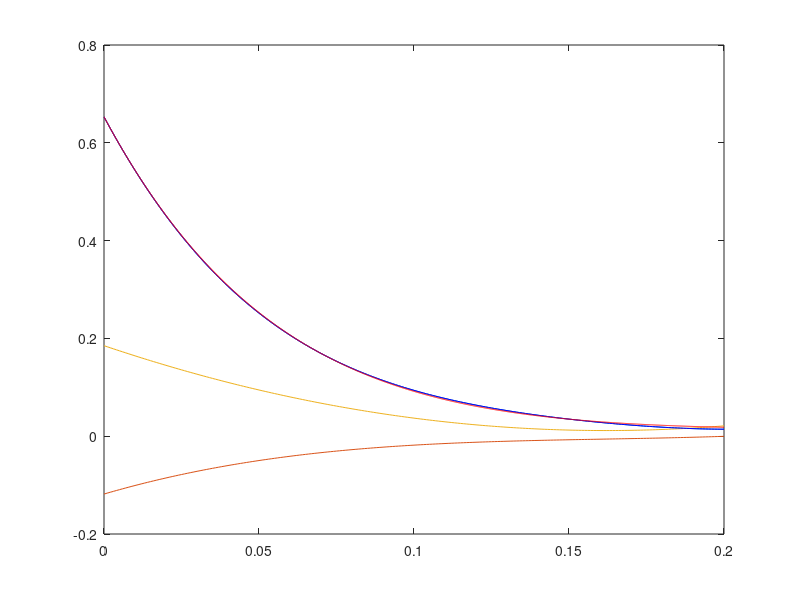

This chart was generated by the following MATLAB code:
clearvars;
degToRad = 2 * pi / 360;
a = 3.16e04 * degToRad;
b = -2.047e04 * degToRad;
c = 5304 * degToRad;
d = -677.8 * degToRad;
e = 37.42 * degToRad;
  
% kp = -1.197216857283312e03;
% kd = -0.078399989905992e03;
% ks = 0.752916589319886e03;


ks = 106.13;
kd = -24.23;
kp = -358.7 / 2;

endTime = 0.2;

times = 0 : 0.001 : endTime;
count = size(times, 2);
for i = 1 : count
    t = times(i);
    x(i) = a * t^4 + b * t^3 + c * t^2 + d * t + e;
    xdot(i) = (4 * a * t^3 + 3 * b * t^2 + 2 * c * t + d);
    xddot(i) = (12 * a * t^2 + 6 * b * t + 2 * c);
    xtrdot(i) = (24 * a * t + 6 * b);
end
plot(times, x, times, xdot / 100, times, xddot / 1000);
% plot(x, xddot);
A = zeros([count, 3]);
rhs = zeros([count, 1]);

for i = 1 : count
        A(i, 1) = 1;
        A(i, 2) = xdot(i);
        A(i, 3) = x(i);
        rhs(i) = xddot(i);
end

params = A \ rhs
ks = params(1);
% kj = params(2);
kd = params(2);
kp = params(3);
% plot(x, xddot);
timeStep = 0.0001;
newTimes = 0 : timeStep : endTime;
count = size(newTimes, 2);

recoveredXDot(1) = xdot(1);
recoveredX(1) = x(1);

for i = 2 : count
%     xTrDot = 24 * a * ((i - 1) * timeStep) + 6 * b;
    recoveredAcc = kp * recoveredX(i - 1) + kd * recoveredXDot(i - 1) + ks;
    recoveredXDot(i) = recoveredXDot(i - 1) + timeStep * recoveredAcc;
    recoveredX(i) = recoveredX(i - 1) + timeStep * recoveredXDot(i);
end
hold on;
plot(times, x, 'b');
plot(newTimes, recoveredX, 'r');
